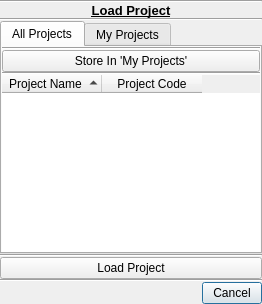
<?xml version="1.0" encoding="UTF-8"?>
<ui version="4.0">
 <class>Dialog</class>
 <widget class="QDialog" name="Dialog">
  <property name="geometry">
   <rect>
    <x>0</x>
    <y>0</y>
    <width>262</width>
    <height>304</height>
   </rect>
  </property>
  <property name="windowTitle">
   <string>Load Project</string>
  </property>
  <layout class="QGridLayout" name="gridLayout">
   <property name="margin">
    <number>0</number>
   </property>
   <property name="spacing">
    <number>0</number>
   </property>
   <item row="0" column="0">
    <widget class="Line" name="line">
     <property name="orientation">
      <enum>Qt::Horizontal</enum>
     </property>
    </widget>
   </item>
   <item row="7" column="0">
    <layout class="QHBoxLayout" name="hl_buttons">
     <property name="spacing">
      <number>0</number>
     </property>
     <item>
      <spacer name="horizontalSpacer">
       <property name="orientation">
        <enum>Qt::Horizontal</enum>
       </property>
       <property name="sizeHint" stdset="0">
        <size>
         <width>40</width>
         <height>20</height>
        </size>
       </property>
      </spacer>
     </item>
     <item>
      <widget class="QPushButton" name="pb_cancel">
       <property name="minimumSize">
        <size>
         <width>60</width>
         <height>0</height>
        </size>
       </property>
       <property name="maximumSize">
        <size>
         <width>60</width>
         <height>16777215</height>
        </size>
       </property>
       <property name="text">
        <string>Cancel</string>
       </property>
       <property name="autoDefault">
        <bool>true</bool>
       </property>
       <property name="flat">
        <bool>false</bool>
       </property>
      </widget>
     </item>
    </layout>
   </item>
   <item row="2" column="0">
    <widget class="Line" name="line_2">
     <property name="orientation">
      <enum>Qt::Horizontal</enum>
     </property>
    </widget>
   </item>
   <item row="1" column="0">
    <widget class="QLabel" name="l_loadProject">
     <property name="font">
      <font>
       <pointsize>10</pointsize>
       <weight>75</weight>
       <bold>true</bold>
       <underline>true</underline>
      </font>
     </property>
     <property name="text">
      <string>Load Project</string>
     </property>
     <property name="alignment">
      <set>Qt::AlignCenter</set>
     </property>
    </widget>
   </item>
   <item row="5" column="0">
    <widget class="QPushButton" name="pb_load">
     <property name="minimumSize">
      <size>
       <width>0</width>
       <height>0</height>
      </size>
     </property>
     <property name="maximumSize">
      <size>
       <width>16777215</width>
       <height>16777215</height>
      </size>
     </property>
     <property name="text">
      <string>Load Project</string>
     </property>
     <property name="autoDefault">
      <bool>true</bool>
     </property>
     <property name="flat">
      <bool>false</bool>
     </property>
    </widget>
   </item>
   <item row="6" column="0">
    <widget class="Line" name="line_3">
     <property name="orientation">
      <enum>Qt::Horizontal</enum>
     </property>
    </widget>
   </item>
   <item row="4" column="0">
    <widget class="Line" name="line_4">
     <property name="orientation">
      <enum>Qt::Horizontal</enum>
     </property>
    </widget>
   </item>
   <item row="3" column="0">
    <widget class="QTabWidget" name="tabWidget">
     <property name="currentIndex">
      <number>0</number>
     </property>
     <widget class="QWidget" name="tab_allProjects">
      <attribute name="title">
       <string>All Projects</string>
      </attribute>
      <layout class="QGridLayout" name="gl_allProjects">
       <property name="margin">
        <number>0</number>
       </property>
       <property name="spacing">
        <number>0</number>
       </property>
       <item row="3" column="0">
        <widget class="QTreeWidget" name="tw_allProjects">
         <property name="frameShape">
          <enum>QFrame::NoFrame</enum>
         </property>
         <property name="alternatingRowColors">
          <bool>true</bool>
         </property>
         <property name="indentation">
          <number>0</number>
         </property>
         <property name="itemsExpandable">
          <bool>false</bool>
         </property>
         <property name="sortingEnabled">
          <bool>true</bool>
         </property>
         <property name="expandsOnDoubleClick">
          <bool>false</bool>
         </property>
         <attribute name="headerVisible">
          <bool>true</bool>
         </attribute>
         <attribute name="headerStretchLastSection">
          <bool>false</bool>
         </attribute>
         <column>
          <property name="text">
           <string>Project Name</string>
          </property>
          <property name="textAlignment">
           <set>AlignHCenter|AlignVCenter|AlignCenter</set>
          </property>
         </column>
         <column>
          <property name="text">
           <string>Project Code</string>
          </property>
          <property name="textAlignment">
           <set>AlignHCenter|AlignVCenter|AlignCenter</set>
          </property>
         </column>
        </widget>
       </item>
       <item row="2" column="0">
        <widget class="Line" name="line_8">
         <property name="orientation">
          <enum>Qt::Horizontal</enum>
         </property>
        </widget>
       </item>
       <item row="1" column="0">
        <widget class="QPushButton" name="pb_store">
         <property name="text">
          <string>Store In 'My Projects'</string>
         </property>
         <property name="autoDefault">
          <bool>true</bool>
         </property>
         <property name="flat">
          <bool>false</bool>
         </property>
        </widget>
       </item>
       <item row="0" column="0">
        <widget class="Line" name="line_10">
         <property name="orientation">
          <enum>Qt::Horizontal</enum>
         </property>
        </widget>
       </item>
      </layout>
     </widget>
     <widget class="QWidget" name="tab_myProjects">
      <attribute name="title">
       <string>My Projects</string>
      </attribute>
      <layout class="QGridLayout" name="gl_myProjects">
       <property name="margin">
        <number>0</number>
       </property>
       <property name="spacing">
        <number>0</number>
       </property>
       <item row="1" column="0">
        <layout class="QHBoxLayout" name="hl_options">
         <property name="spacing">
          <number>0</number>
         </property>
         <item>
          <widget class="QPushButton" name="pb_remove">
           <property name="text">
            <string>Remove From 'My Projects'</string>
           </property>
           <property name="autoDefault">
            <bool>true</bool>
           </property>
           <property name="flat">
            <bool>false</bool>
           </property>
          </widget>
         </item>
         <item>
          <widget class="QPushButton" name="pb_refresh">
           <property name="text">
            <string>Refresh</string>
           </property>
           <property name="autoDefault">
            <bool>true</bool>
           </property>
           <property name="flat">
            <bool>false</bool>
           </property>
          </widget>
         </item>
        </layout>
       </item>
       <item row="3" column="0">
        <widget class="QTreeWidget" name="tw_myProjects">
         <property name="frameShape">
          <enum>QFrame::NoFrame</enum>
         </property>
         <property name="alternatingRowColors">
          <bool>true</bool>
         </property>
         <property name="indentation">
          <number>0</number>
         </property>
         <property name="itemsExpandable">
          <bool>false</bool>
         </property>
         <property name="sortingEnabled">
          <bool>true</bool>
         </property>
         <property name="headerHidden">
          <bool>true</bool>
         </property>
         <property name="expandsOnDoubleClick">
          <bool>false</bool>
         </property>
         <attribute name="headerVisible">
          <bool>false</bool>
         </attribute>
         <attribute name="headerStretchLastSection">
          <bool>false</bool>
         </attribute>
         <column>
          <property name="text">
           <string>Project Name</string>
          </property>
          <property name="textAlignment">
           <set>AlignHCenter|AlignVCenter|AlignCenter</set>
          </property>
         </column>
         <column>
          <property name="text">
           <string>Project Code</string>
          </property>
          <property name="textAlignment">
           <set>AlignHCenter|AlignVCenter|AlignCenter</set>
          </property>
         </column>
        </widget>
       </item>
       <item row="0" column="0">
        <widget class="Line" name="line_11">
         <property name="orientation">
          <enum>Qt::Horizontal</enum>
         </property>
        </widget>
       </item>
       <item row="2" column="0">
        <widget class="Line" name="line_9">
         <property name="orientation">
          <enum>Qt::Horizontal</enum>
         </property>
        </widget>
       </item>
      </layout>
     </widget>
    </widget>
   </item>
  </layout>
 </widget>
 <resources/>
 <connections/>
</ui>
